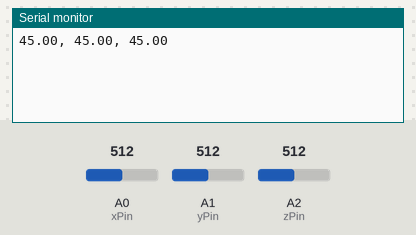
The sketch below on a simulated Arduino Mega 2560, built with avr-gcc and run on an emulated ATmega2560. Parts: the last lines printed to the serial monitor. The test bench sets the inputs (shaded band); at power-on: A0 (xPin) = 512, A1 (yPin) = 512, A2 (zPin) = 512.

Above: at 1.2 s.
1.3 s: A0 (xPin) set to 392
At 2.2 s:
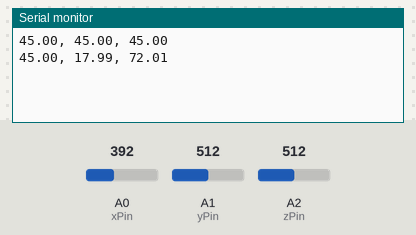
2.8 s: A1 (yPin) set to 392
At 3.5 s:
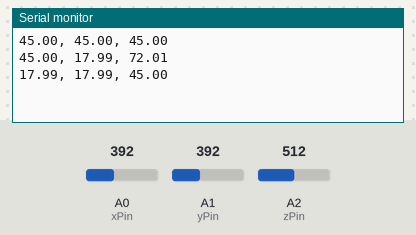
4.3 s: A2 (zPin) set to 306
At 5.5 s:
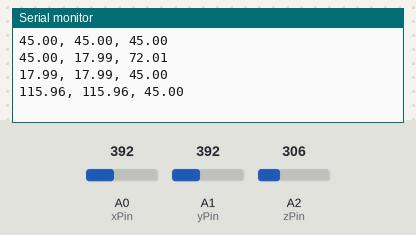
5.8 s: A2 (zPin) set to 255
At 7.0 s:
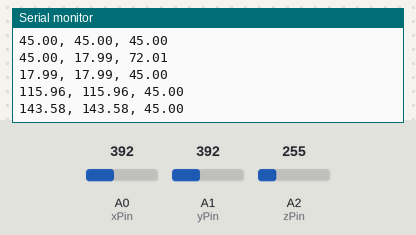
7.3 s: A0 (xPin) set to 306
At 7.9 s:
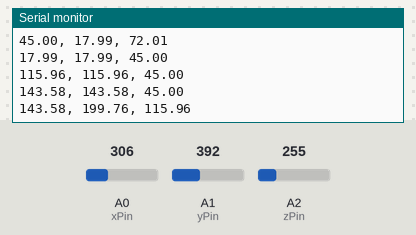
8.8 s: A1 (yPin) set to 306
At 9.1 s:
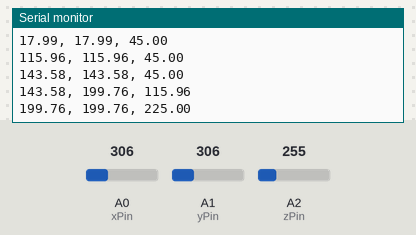
Timing chart, 0 to 11.3 s (numbered marks = the images above; inputs shaded):
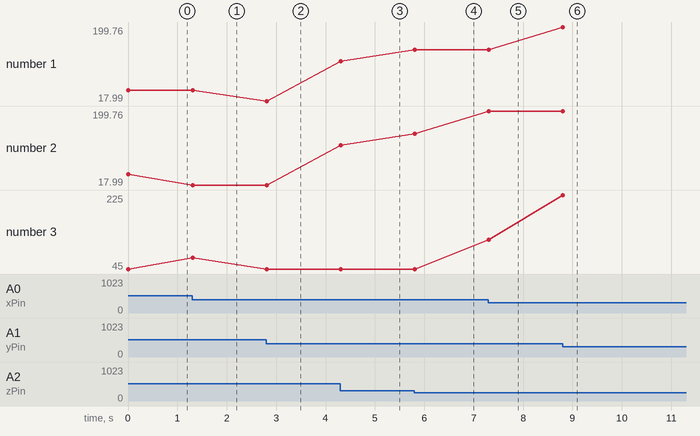

Measured:
- after the input at 1.3 s, the serial monitor: prints a new line at once (image 1)
- after the input at 2.8 s, the serial monitor: prints a new line at once (image 2)
- after the input at 4.3 s, the serial monitor: prints a new line at once (image 3)
- after the input at 5.8 s, the serial monitor: prints a new line at once (image 4)
- after the input at 7.3 s, the serial monitor: prints a new line at once (image 5)
- after the input at 8.8 s, the serial monitor: prints a new line at once (image 6)
- plotted number 1: 17.99 → 115.96 after the input at 4.3 s, 115.96 → 143.58 after the input at 5.8 s
- plotted number 2: 45 → 17.99 after the input at 1.3 s, 17.99 → 115.96 after the input at 4.3 s, 115.96 → 143.58 after the input at 5.8 s, 143.58 → 199.76 after the input at 7.3 s

The sketch:

accelerometerXbee.ino
```cpp
//Accelerometer data send to xbee
//accelerometer code based on http://bildr.org/?s=adxl335
//by Sebastian Morales

//Analog read pins
const int xPin = 0;
const int yPin = 1;
const int zPin = 2;

//The minimum and maximum values that came from
//the accelerometer while standing still
//You very well may need to change these
int minVal = 265;
int maxVal = 402;

double x;
double y;
double z;
double oldX = 0;
double oldY = 0;
double oldZ = 0;

int lastSend = 0;
int graceTime = 3000;

void setup() {
  Serial.begin(9600);
  Serial1.begin(9600);
}


void loop() {
  //read the analog values from the accelerometer
  int xRead = analogRead(xPin);
  int yRead = analogRead(yPin);
  int zRead = analogRead(zPin);

  //convert read values to degrees -90 to 90 - Needed for atan2
  int xAng = map(xRead, minVal, maxVal, -90, 90);
  int yAng = map(yRead, minVal, maxVal, -90, 90);
  int zAng = map(zRead, minVal, maxVal, -90, 90);

  //Caculate 360deg values like so: atan2(-yAng, -zAng)
  //atan2 outputs the value of -π to π (radians)
  //We are then converting the radians to degrees
  x = RAD_TO_DEG * (atan2(-yAng, -zAng) + PI);
  y = RAD_TO_DEG * (atan2(-xAng, -zAng) + PI);
  z = RAD_TO_DEG * (atan2(-yAng, -xAng) + PI);

  //  if (oldX != x || oldY != y || oldZ != z) {
  if (check(oldX, x) || check(oldY, y) || check(oldZ, z)) {
    oldX = x;
    oldY = y;
    oldZ = z;
    //Output the caculations
    //    Serial.print( "{\"broom2\": ");
    //    Serial.print("{\"x\": \""); Serial.print(x); Serial.print("\", \"y\": \""); Serial.print(y);
    //    Serial.print("\", \"z\": \""); Serial.print(z); Serial.println("\"}}");

    //    Serial1.print( "{\"broom2\": ");
    //    Serial1.print("{\"x\": \""); Serial1.print(x); Serial1.print("\", \"y\": \""); Serial1.print(y);
    //    Serial1.print("\", \"z\": \""); Serial1.print(z); Serial1.println("\"}}");

    Serial1.print(x); Serial1.print(", "); Serial1.print(y); Serial1.print(", "); Serial1.println(z);
    Serial.print(x); Serial.print(", "); Serial.print(y); Serial.print(", "); Serial.println(z);
    lastSend = millis();
  }

  if (millis() - graceTime > lastSend) {
    Serial1.print(0); Serial1.print(", "); Serial1.print(0); Serial1.print(", "); Serial1.println(0);
    lastSend = millis();
  }

  delay(10);//just here to slow down the serial output - Easier to read
}

boolean check(double old, double current) {
  int range = 25;
  if (old - range < current && old + range > current) {
    return (false);
  } else {
    return (true);
  }
}
```
